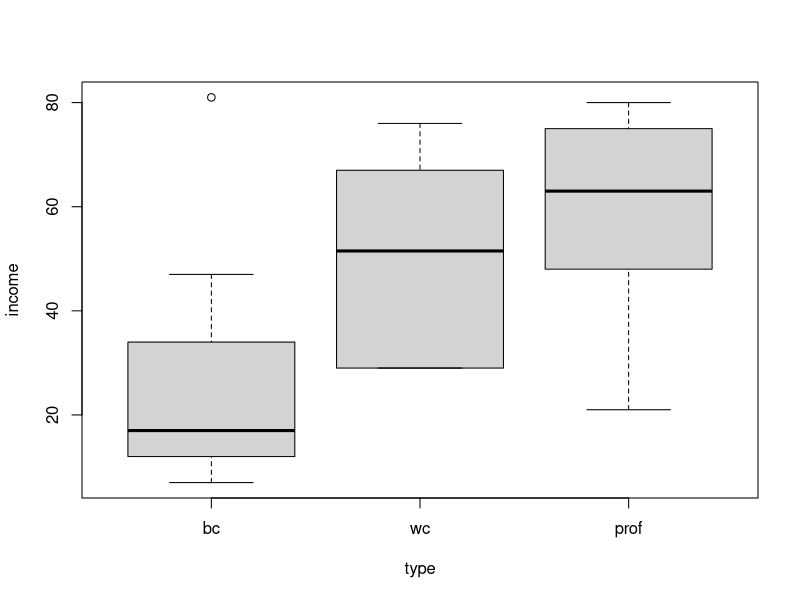
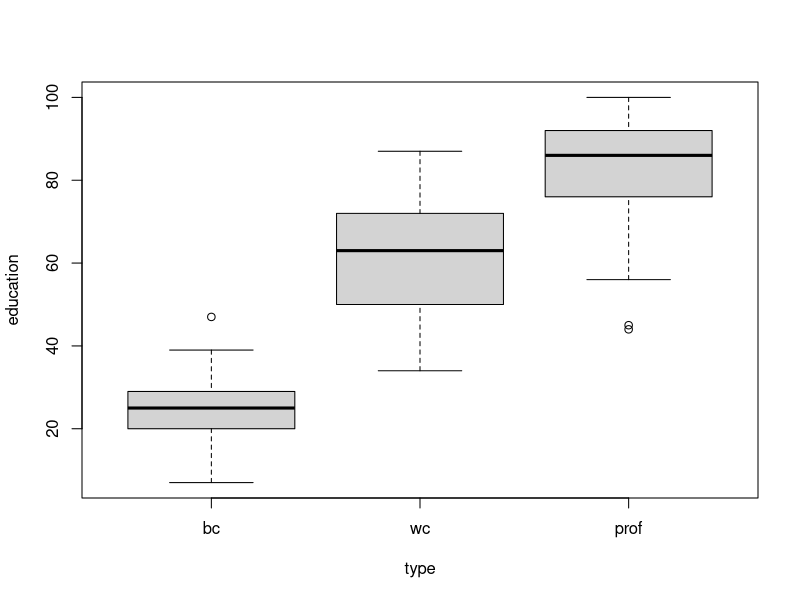
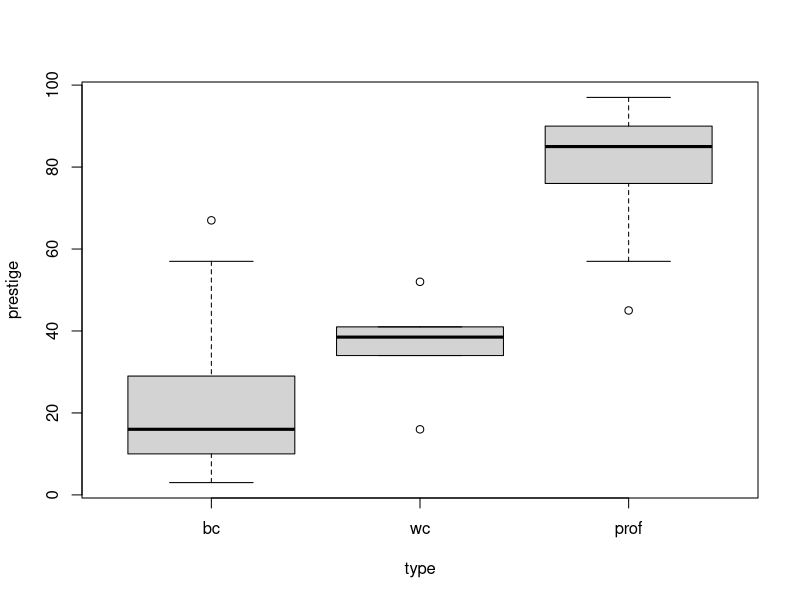
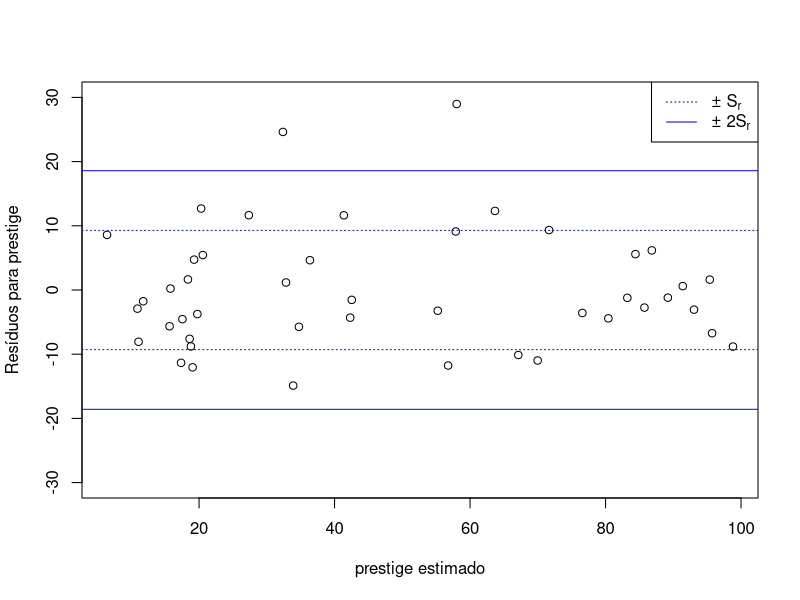
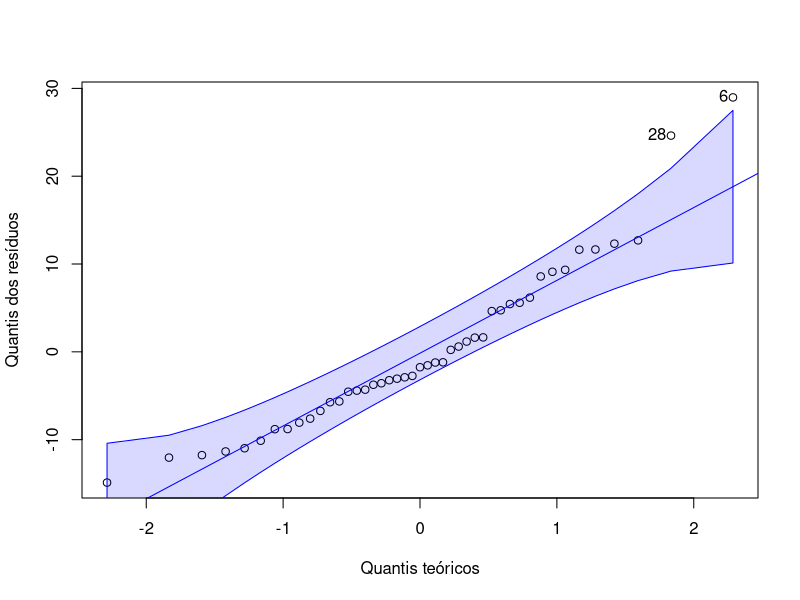

Recreate these plots in R, in order.
library(car)

# Ex 5 - b
summary(Duncan)
Duncan$type = factor(Duncan$type, c("bc", "wc", "prof"))
boxplot(Duncan$income ~ Duncan$type, xlab="type", ylab="income")
boxplot(Duncan$education ~ Duncan$type, xlab="type", ylab="education")
boxplot(Duncan$prestige ~ Duncan$type, xlab="type", ylab="prestige")

# Ex 5 - c
lmr <- lm(Duncan$prestige ~ Duncan$education + Duncan$income + Duncan$type)
summary(lmr)

# Ex 5 - d

s = sd(resid(lmr))
paste("Sr =", round(s, 3))

plot(resid(lmr) ~ fitted(lmr), xlab="prestige estimado", ylab="Resíduos para prestige", ylim=range(-30,30))

abline(s, 0, lty=3, col="blue")
abline(-s, 0, lty=3, col="blue")
abline(2*s, 0, col="blue")
abline(-2*s, 0, col="blue")

legend("topright",
              legend=c(expression("\u00B1 S"["r"]), expression("\u00B1 2S"["r"])),
	             col=c("blue", "blue"),
	             lty=c(3, 1))

qqPlot(resid(lmr), grid=FALSE, col.lines="blue", lwd=1, xlab="Quantis teóricos", ylab="Quantis dos resíduos")
